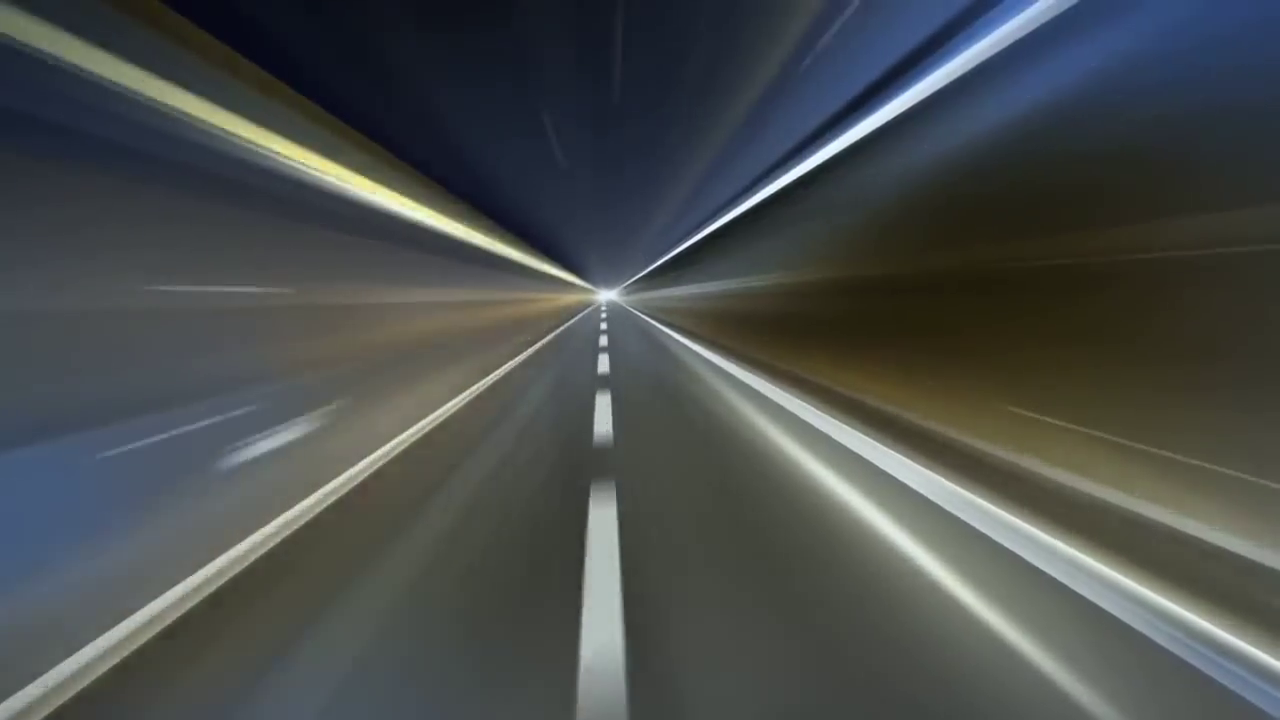
#> input picture frame 14 of road.mp4, 1280 x 720 px
$ python lane_detection.py
#> lines starting #> are read from the running program, lines starting #| are printed output that depends on the picture
import cv2
import numpy as np

def mask_region(image):
    triangle = np.array([[[500, 740],[600, 280],[1400,740]]])
    mask = np.zeros_like(image)

    mask = cv2.fillPoly(mask, triangle, (255,255,255))

    mask_region = np.bitwise_and(image, mask)

    return mask_region


# Create a VideoCapture object and read from input file
# If the input is the camera, pass 0 instead of the video file name
cap = cv2.VideoCapture('road.mp4')

# Check if camera opened successfully
if (cap.isOpened()== False):
  print("Error opening video stream or file")

# Read until video is completed
while(cap.isOpened()):
  # Capture frame-by-frame
  ret, frame = cap.read()
#> frame is the input picture: shape (720, 1280, 3); mean B, G, R 76.4, 77.3, 73

  if ret == True:

      lane_reg = mask_region(frame)
#> in mask_region, `mask_region = np.bitwise_and(image, mask)`:
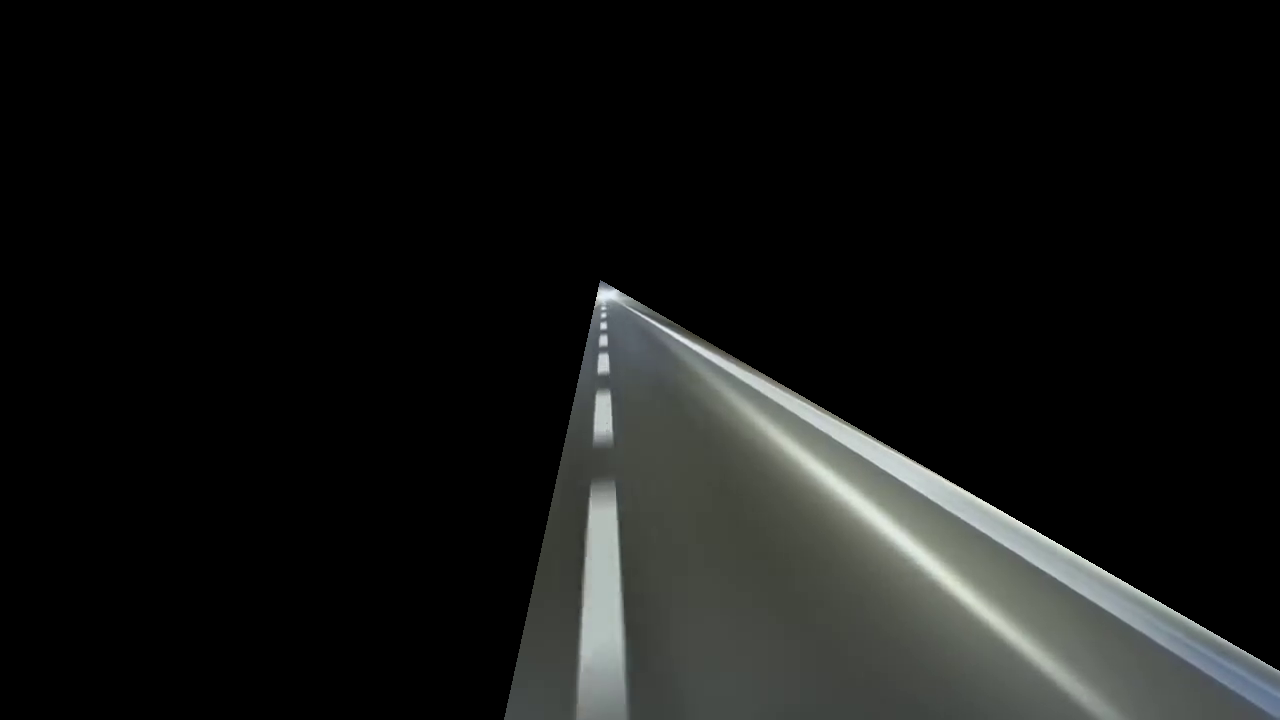
#> mask_region: shape (720, 1280, 3); mean B, G, R 20, 21.1, 20.1

      # Display the resulting frame
      cv2.imshow('Frame',lane_reg)

      # Press Q on keyboard to  exit
      if cv2.waitKey(25) & 0xFF == ord('q'):
#> (key q is pressed here)
        break

  # Break the loop
  else:
    break

# When everything done, release the video capture object
cap.release()

# Closes all the frames
cv2.destroyAllWindows()

$ run again, starting later in the video
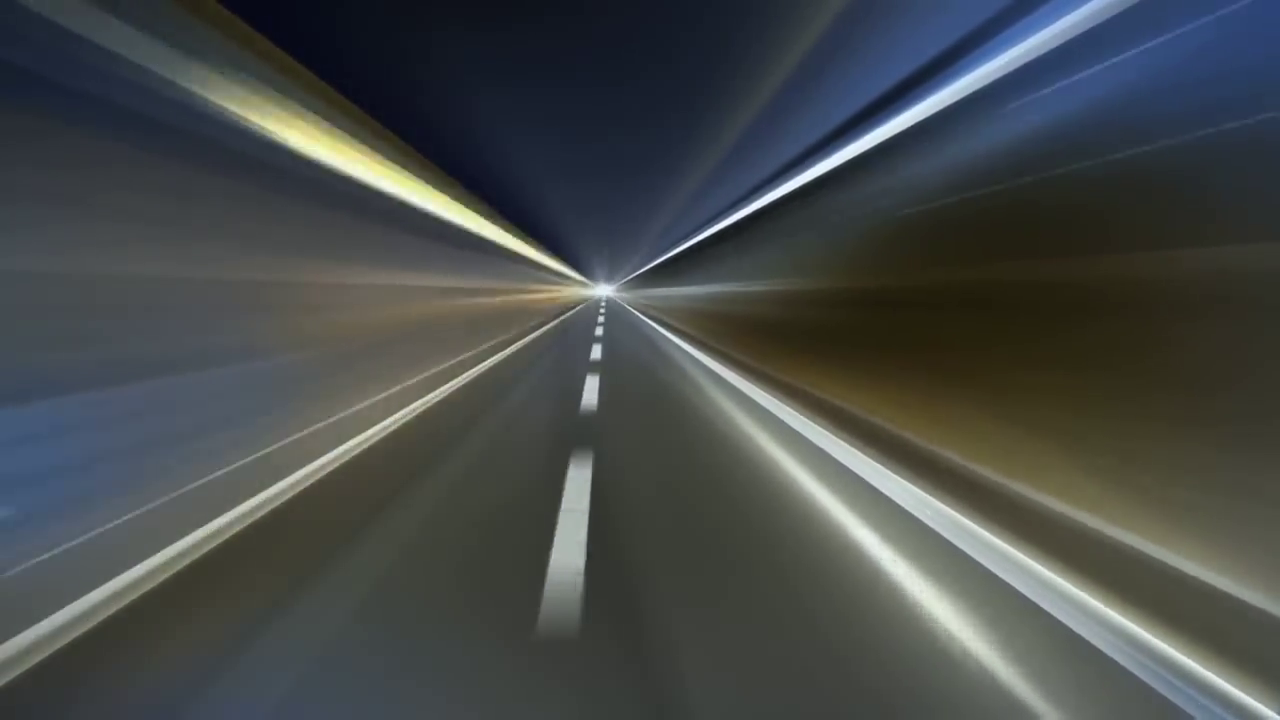
#> input picture frame 66 of road.mp4, 1280 x 720 px
#> frame is the input picture: shape (720, 1280, 3); mean B, G, R 74, 74.6, 70.3
#> in mask_region, `mask_region = np.bitwise_and(image, mask)`:
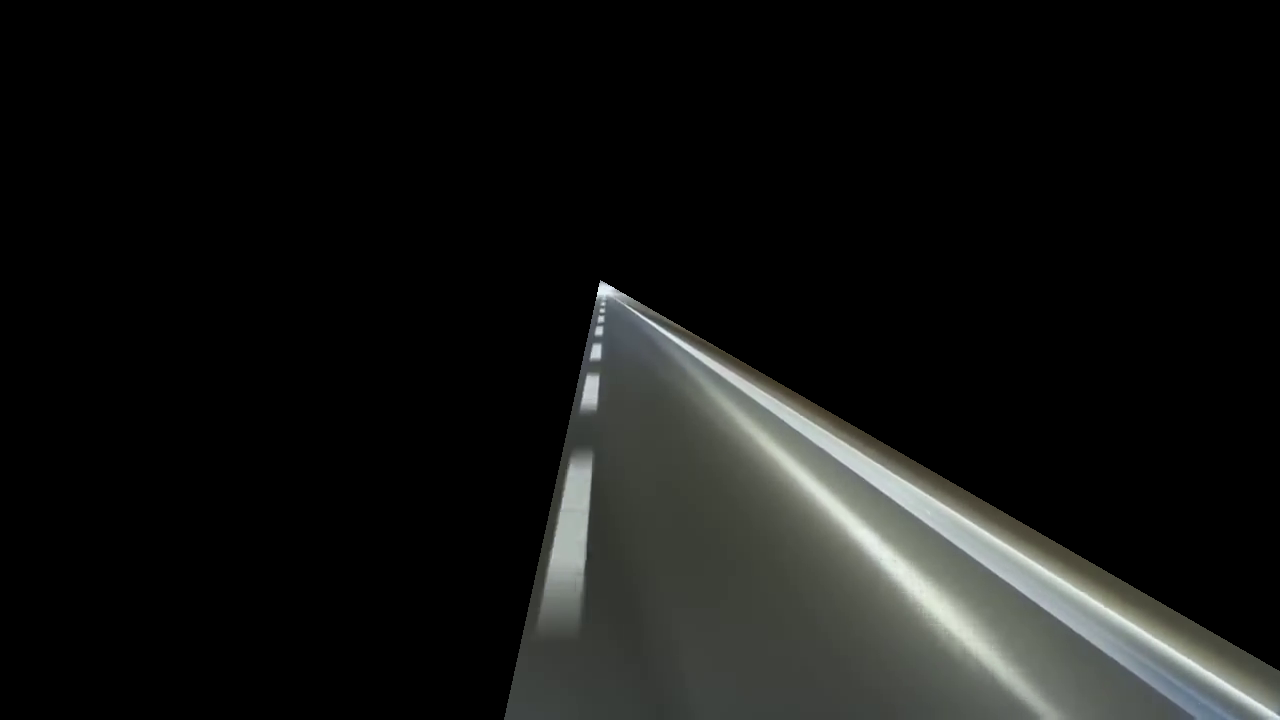
#> mask_region: shape (720, 1280, 3); mean B, G, R 19.3, 20.6, 19.8

$ run again, starting later in the video
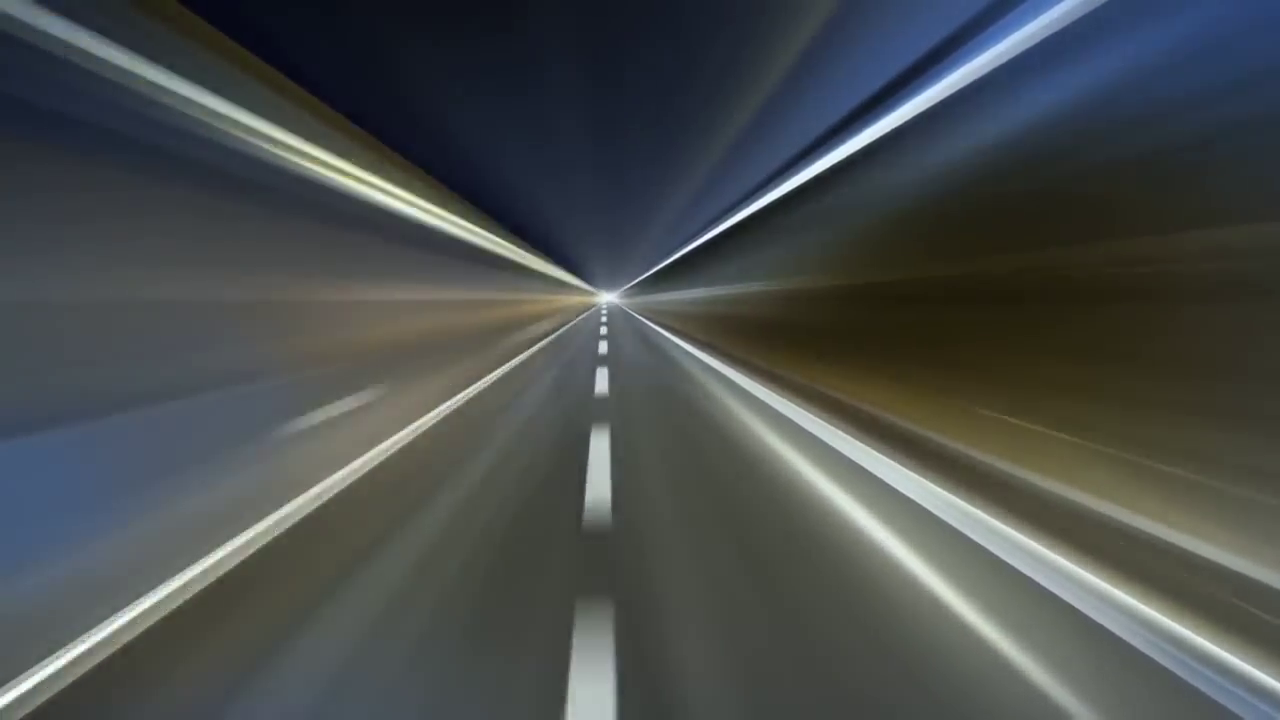
#> input picture frame 117 of road.mp4, 1280 x 720 px
#> frame is the input picture: shape (720, 1280, 3); mean B, G, R 76.8, 77.2, 72.7
#> in mask_region, `mask_region = np.bitwise_and(image, mask)`:
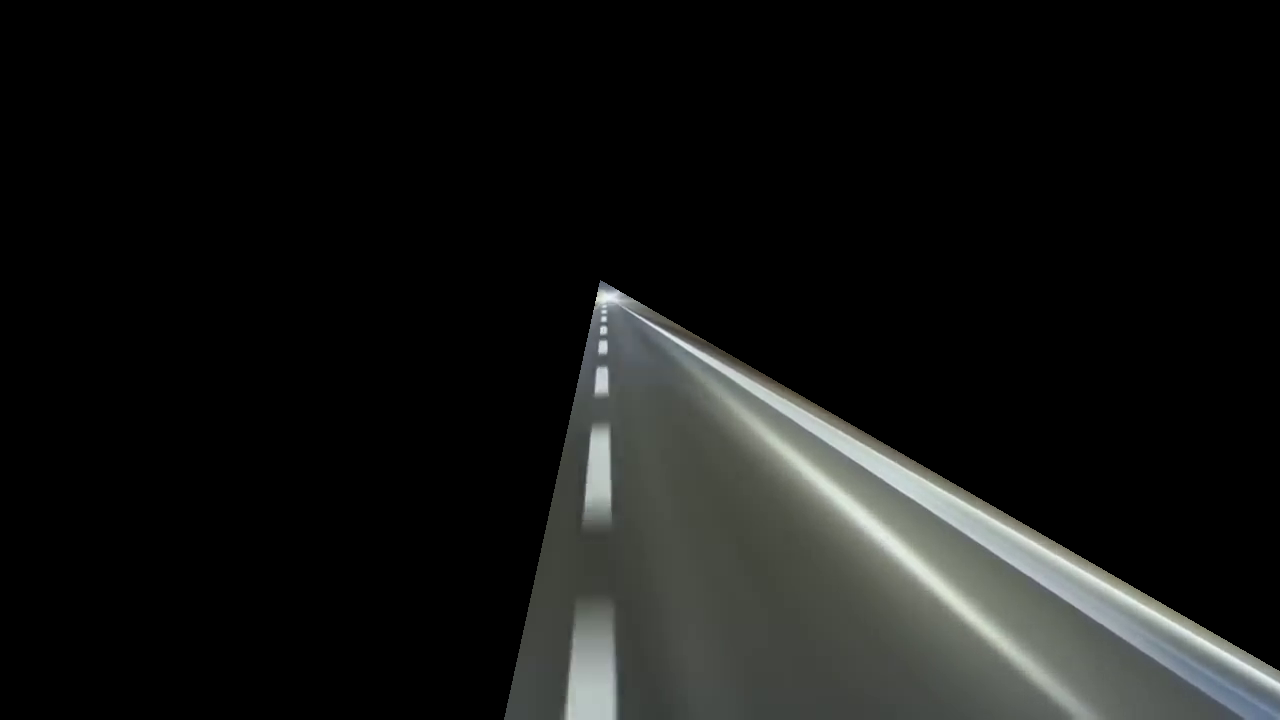
#> mask_region: shape (720, 1280, 3); mean B, G, R 20.4, 21.6, 20.6
